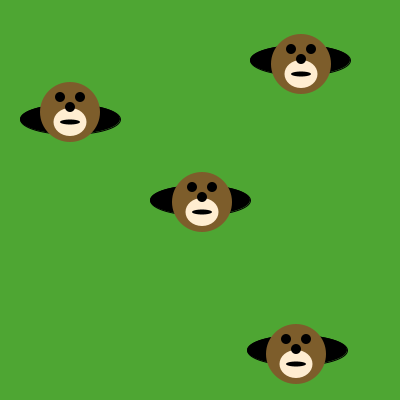
Frame 1 (no input)
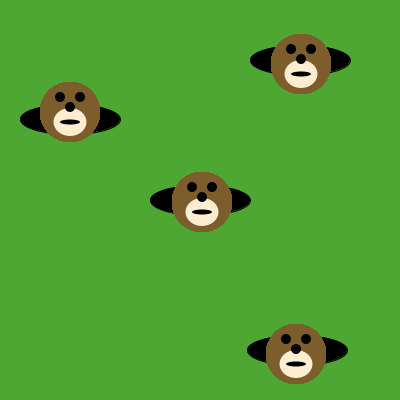
Frame 60 (the mouse pressed at the canvas centre just before this capture)
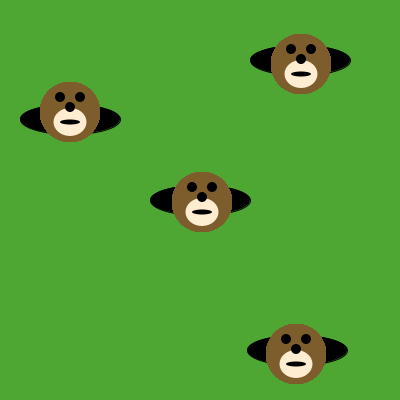
Frame 120 (the mouse held since frame 60 and released just before this capture)

The Processing sketch that drew these frames (run headless with seeded random() and noise(); from frame 60 on, the mouse is pressed at the canvas centre):

// Processing sketch: moles_in_holes
// ── moles_in_holes.pde
/*** When you are done, this program will draw a mole in 
     each of the holes.
***/

void setup() {
     size(400, 400);
     background(78, 166, 51); // green grass
     
     // This code draws the holes. Run the program to see them.
     
     fill(0, 0, 0);
     ellipse(200, 200, 100, 30);
     ellipse(70, 119, 100, 30);
     ellipse(300, 60, 100, 30);
     ellipse(297, 350, 100, 30);
}

void draw() {

/* Write code here that uses the drawMole method to put a mole in each of the holes */
 if(mousePressed){
          println("Mouse’s x-position: " + mouseX + "\n" + "Mouse’s y-position: " + mouseY + "\n");
      }
drawMole(70,112);
drawMole(202,202);
drawMole(301,64);
drawMole(296,354);
}

void drawMole(int moleX, int moleY) {
     noStroke();
     fill(125, 93, 43);
     ellipse(moleX, moleY, 60, 60); // face
     fill(255, 237, 209);
     ellipse(moleX, moleY+10, 33, 28); 
     fill(0, 0, 0);
     ellipse(moleX-10, moleY-15, 10, 10); // eyes
     ellipse(moleX+10, moleY-15, 10, 10);
     ellipse(moleX, moleY-5, 10, 10); // nose
     ellipse(moleX, moleY+10, 20, 5); // mouth
}
